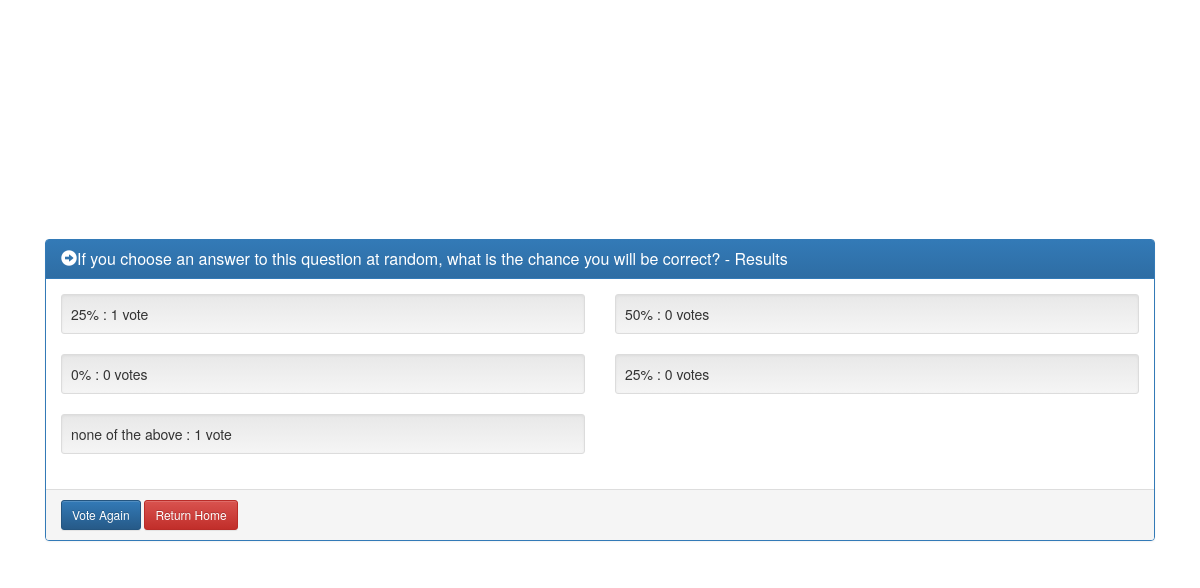
The page /polls/4/results/ on the database its author committed.
### polls/models.py (models this page shows, shortened)
class Question(models.Model):
    question_text = models.CharField(max_length=200)
    pub_date = models.DateTimeField('date published')

class Choice(models.Model):
    question = models.ForeignKey(Question, on_delete=models.CASCADE)
    choice_text = models.CharField(max_length=200)
    votes = models.IntegerField(default=0)

### polls/views.py (the view)
# urls.py: url(r'^(?P<pk>[0-9]+)/results/$', views.ResultsView.as_view(), name='results'),
class ResultsView(generic.DetailView):
    model = Question
    template_name = 'polls/results.html'

### polls/templates/polls/results.html
{% extends "polls/base.html" %}
{% block resultsContent %}
<div class="jumbotron vertical-center">
<div class = "container">
    <div class = "span12">
<div class="col-md-12">
            <div class="panel panel-primary">
                <div class="panel-heading">
                    <h3 class="panel-title">
                        <span class="glyphicon glyphicon-circle-arrow-right"></span>{{ question.question_text }} - Results</h3>
                </div>
                <div class="panel-body two-col">
                    <div class="row">
{% for choice in question.choice_set.all %}
                        <div class="col-md-6">
                            <div class="well well-sm">
                              {{ choice.choice_text }} : {{ choice.votes }} vote{{ choice.votes|pluralize }}
                            </div>
                        </div>
{% endfor %}
                    </div>
                </div>
                <div class="panel-footer">
                    <a href = "{% url 'polls:detail' question.id %}"><button type="button" class="btn btn-primary btn-sm">
                        Vote Again</button></a>
                    <a href = "{% url 'polls:index'%}"><button type="button" class="btn btn-danger btn-sm">
                        Return Home</button></a>
                </div>
            </div>
        </div>
      </div>
    </div>
  </div>
{% endblock %}

### polls/templates/polls/base.html (shortened to what this page needs)
{% load staticfiles %}
<html>
<head>
<link rel="stylesheet" href="https://maxcdn.bootstrapcdn.com/bootstrap/3.3.7/css/bootstrap.min.css">
<link rel="stylesheet" href="https://maxcdn.bootstrapcdn.com/bootstrap/3.3.7/css/bootstrap-theme.min.css">
<link rel="stylesheet" href="{% static "css/polls.css" %}">
</head>
<body background="http://www.intrawallpaper.com/static/images/cool-background.jpg">
  {% block resultsContent %}
  {% endblock %}
</body>
</html>

### polls/static/css/polls.css (style rules this page uses)
body { background-image:no-repeat center center fixed; background-color: transparent; width: 100%; height: 100%; background-size: cover; -webkit-background-size: cover; -moz-background-size: cover; -o-background-size: cover; background-size: cover; }
.vertical-center { min-height: 100%; min-height: 100vh; display: flex; align-items: center; background-color: transparent; }

### rows shown on the page
Question: question_text "If you choose an answer to this question at random, what is the chance you will be correct?"
Choice: choice_text "25%", votes "1"
Choice: choice_text "50%", votes "0"
Choice: choice_text "0%", votes "0"
Choice: choice_text "25%", votes "0"
Choice: choice_text "none of the above", votes "1"
